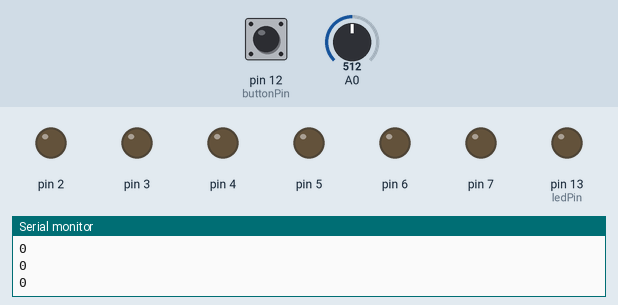
Recording of a sketch running on a simulated Arduino Uno, built with avr-gcc and run on an emulated ATmega328P. Shown: output pins drawn as LEDs (lit = HIGH), the last lines printed to the serial monitor. Inputs (shaded band) come from the test bench; at power-on: pin 12 (buttonPin) HIGH, A0 = 512. EEPROM starts erased; pins used as bus, display or sensor lines are not drawn.

Above: at 1.2 s.
1.3 s: pin 12 (buttonPin) pulled LOW for 0.15 s
At 1.68 s:
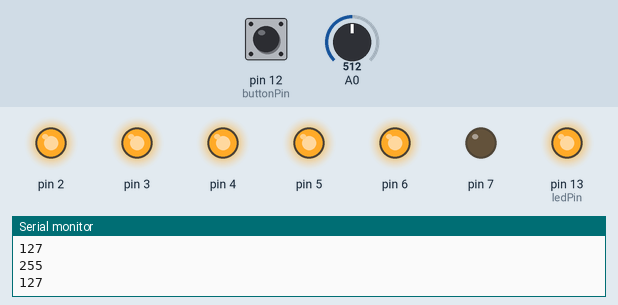
Timing chart, 0 to 4.3 s (numbered marks = the images above; inputs shaded):
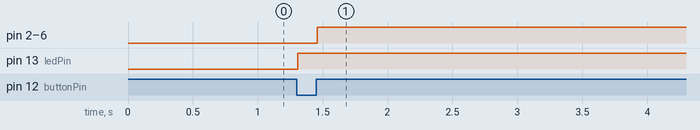

The sketch:

A2D_new.ino
```cpp
#include <EEPROM.h>

// pin definitions
int ledPin = 13;
int buttonPin = 12;

// global variables
int lastButtonState = 1;
int debounceTime = 20;
int readVal;
int i=0;

void setup() {
  // setup pin modes
  pinMode(ledPin, OUTPUT);
  pinMode(buttonPin, INPUT_PULLUP);
  for (int i=0;i<8;i++){
  pinMode(i,OUTPUT);
  }

  //initialise Serial port
  Serial.begin(9600);

  //assign counter the value of address 0
  readVal = EEPROM.read(0);
  //write a 0 to address 0. This allows for consecutive resets to reset the counter
  EEPROM.write(0,0);
}

void loop() {
  int buttonState = digitalRead(buttonPin);   //read the state of buttonPin and store it as buttonState (0 or 1)

      while (buttonState == 0) {
      int waveValue = analogRead(A0);
      int waveVal = waveValue*(255./1023.);
      Serial.println(waveVal);
      EEPROM.write(i, waveVal); //write counter to address 0
      digitalWrite(ledPin, HIGH);//momentary LED
      delayMicroseconds(8);
      i = i+1;
      buttonState = digitalRead(buttonPin);
    }

for (int t=0;t<=i;t++){
  PORTD = EEPROM.read(t);
  Serial.println(EEPROM.read(t));
  delayMicroseconds(8);
   }
}
```

Measured:
- after the input at 1.3 s, pin 2–6: LOW → HIGH after 0.16 s; pin 13 (ledPin): LOW → HIGH at once
